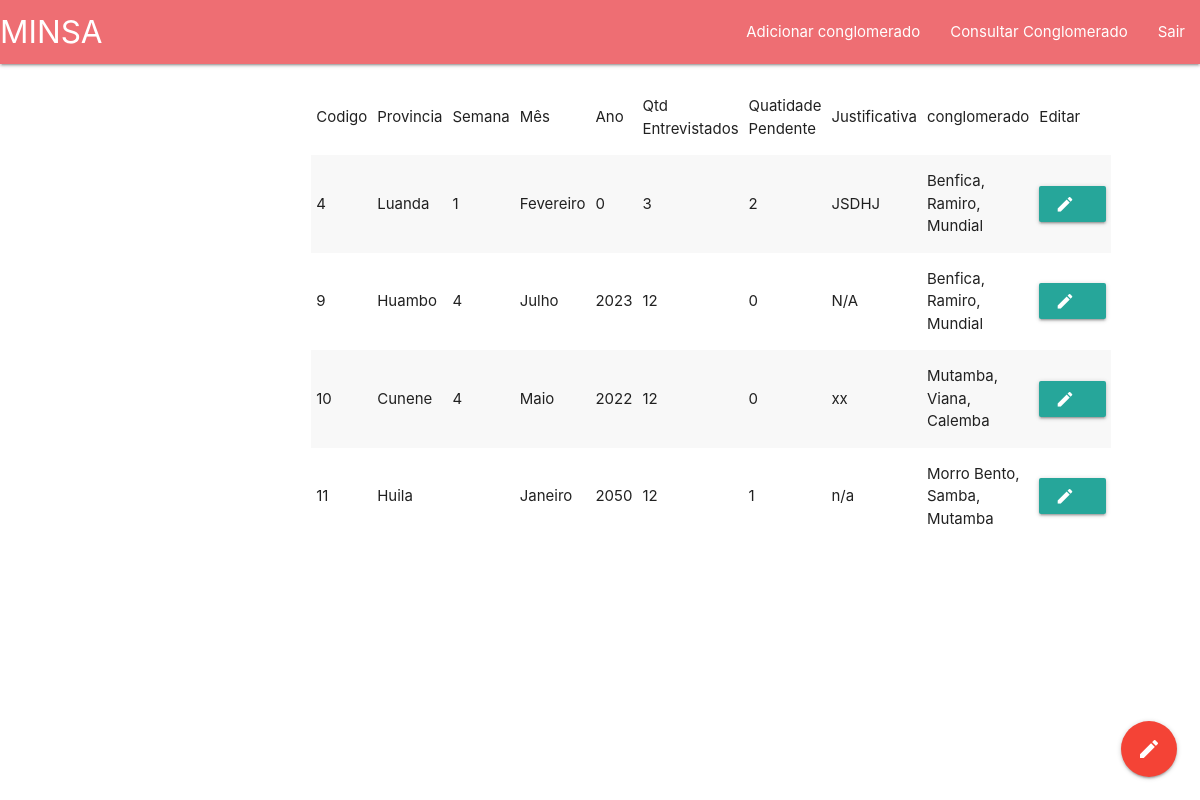
Page /Home.php on the committed database.
### tables this page shows
CREATE TABLE `sincronizacao` (
  `idsincro` int(11) NOT NULL,
  `provincia` varchar(40) NOT NULL,
  `semana` varchar(15) NOT NULL,
  `mes` varchar(15) NOT NULL,
  `ano` int(11) NOT NULL,
  `qtdEntre` int(11) NOT NULL,
  `Pendente` int(11) NOT NULL,
  `justificativa` text NOT NULL,
  `idConglo` int(11) NOT NULL
);

CREATE TABLE `conglo` (
  `idConglo` int(11) NOT NULL,
  `Conglomerado` varchar(100) NOT NULL
);

### supervisor/consultarSincro.php (the view, shortened to what this page needs)
<?php
$server = "localhost";
$user = "root";
$password = "";
$db_name = "minsa";
$connect = mysqli_connect($server, $user, $password, $db_name);
$inserir = "SELECT idsincro,provincia,semana,mes,ano,qtdEntre,Pendente,justificativa,conglomerado FROM `sincronizacao`,`conglo` WHERE conglo.idConglo=sincronizacao.idConglo";
$query = mysqli_query($connect, $inserir);
?>
<table class="striped responsive-table">
    <thead>
        <tr>
            <td>Codigo</td>
            <td>Provincia</td>
            <td>Semana</td>
            <td>Mês</td>
            <td>Ano</td>
            <td>Qtd Entrevistados</td>
            <td>Quatidade Pendente</td>
            <td>Justificativa</td>
            <td>conglomerado</td>
            <td>Editar</td>
        </tr>
    </thead>
    <tbody>
        <?php while ($row1 = mysqli_fetch_array($query)) { ?>
            <tr>
                <td><?php echo $row1[0] ?></td>
                <td><?php echo $row1[1] ?></td>
                <td><?php echo $row1[2] ?></td>
                <td><?php echo $row1[3] ?></td>
                <td><?php echo $row1[4] ?></td>
                <td><?php echo $row1[5] ?></td>
                <td><?php echo $row1[6] ?></td>
                <td><?php echo $row1[7] ?></td>
                <td><?php echo $row1[8] ?></td>
                <td><a class="waves-effect waves-light btn" href="?edita=<?php echo $row1[0] ?>"><i class="material-icons left">edit</i></a></td>
            </tr>
        <?php } ?>
    </tbody>
</table>

### Home.php (shortened to what this page needs)
<!DOCTYPE html>
<html lang="pt">
<head>
    <link rel="stylesheet" href="https://cdnjs.cloudflare.com/ajax/libs/materialize/1.0.0/css/materialize.min.css">
</head>
<body>
    <nav>
        <div class="nav-wrapper">
            <a href="#" class="brand-logo">MINSA</a>
            <ul id="nav-mobile" class="right hide-on-med-and-down">
                <li><a href="sass.html">Adicionar conglomerado</a></li>
                <li><a href="badges.html">Consultar Conglomerado</a></li>
                <li><a href="collapsible.html">Sair</a></li>
            </ul>
        </div>
    </nav>
    <div class="row">
        <div class="col l12">
        </div>
        <div class="col l12">
            <div class="row">
                <div class="col l3"></div>
                <div class="col l6">
                    <?php include_once("supervisor/consultarSincro.php"); ?>
                </div>
                <div class="col l3"></div>
            </div>
        </div>
    </div>
    <div class="fixed-action-btn">
        <a class="btn-floating btn-large red" href="#">
            <i class="large material-icons">mode_edit</i>
        </a>
    </div>
</body>
</html>

### rows in the picture
sincronizacao: idsincro "4", provincia "Luanda", semana "1", mes "Fevereiro", ano "0", qtdEntre "3", Pendente "2", justificativa "JSDHJ", idConglo.Conglomerado "Benfica, Ramiro, Mundial"
sincronizacao: idsincro "9", provincia "Huambo", semana "4", mes "Julho", ano "2023", qtdEntre "12", Pendente "0", justificativa "N/A", idConglo.Conglomerado "Benfica, Ramiro, Mundial"
sincronizacao: idsincro "10", provincia "Cunene", semana "4", mes "Maio", ano "2022", qtdEntre "12", Pendente "0", justificativa "xx", idConglo.Conglomerado "Mutamba, Viana, Calemba"
sincronizacao: idsincro "11", provincia "Huila", mes "Janeiro", ano "2050", qtdEntre "12", Pendente "1", justificativa "n/a", idConglo.Conglomerado "Morro Bento, Samba, Mutamba"
